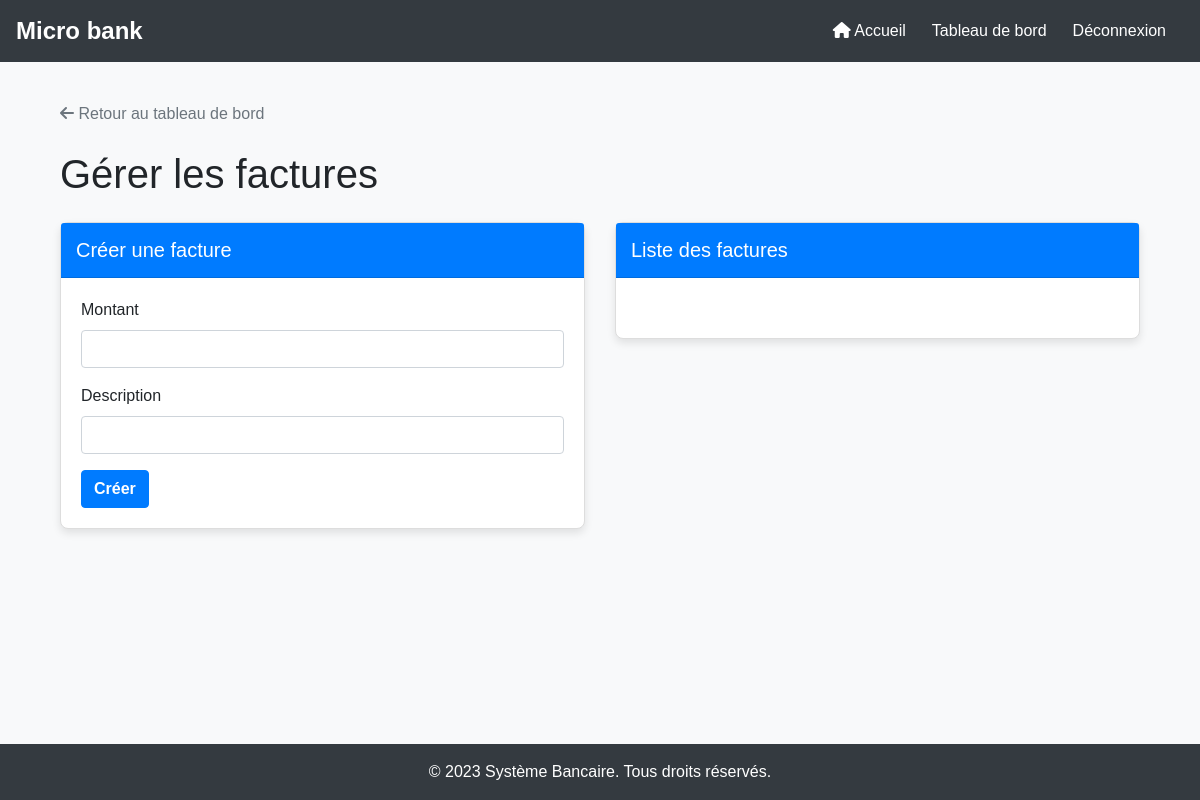
The app's page /invoices (signed in), older data.
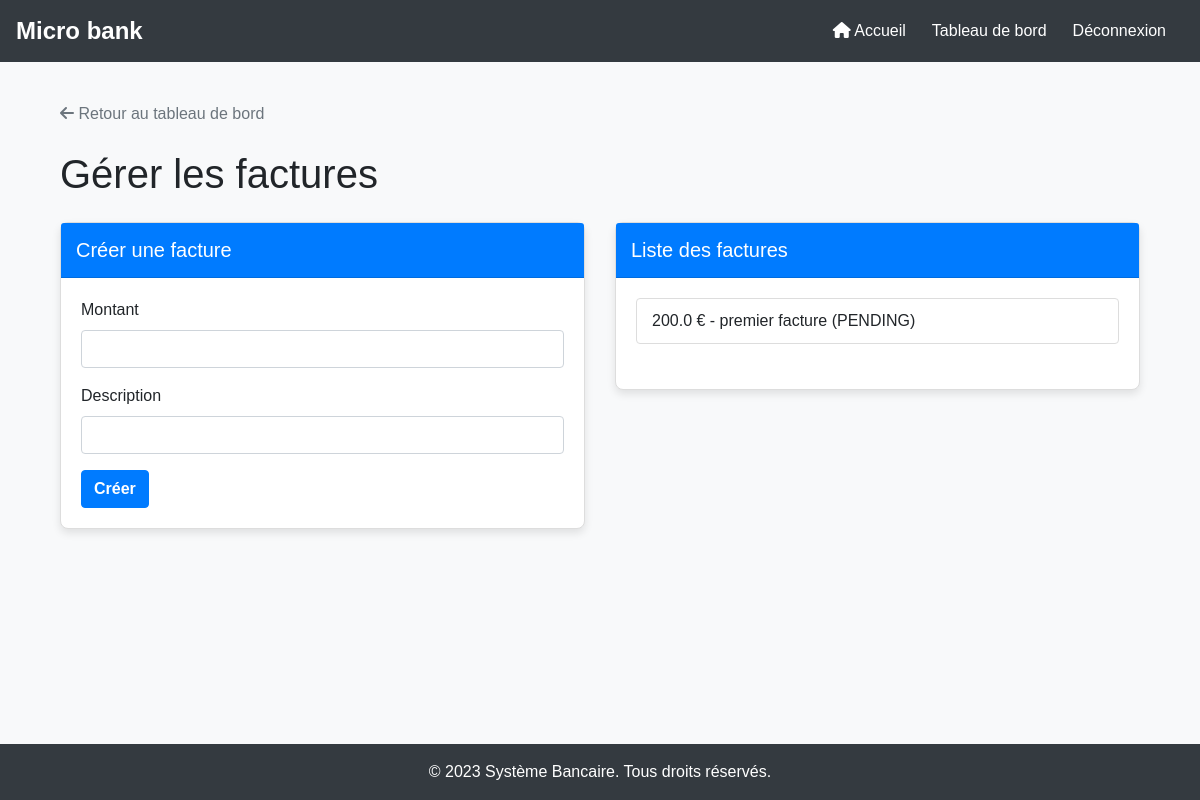
The same page, newer data.
### tables this page shows
CREATE TABLE invoices (
                id INTEGER PRIMARY KEY AUTOINCREMENT,
                user_id INTEGER,
                amount REAL,
                description TEXT,
                status TEXT NOT NULL CHECK(status IN ('PENDING', 'PAID')),
                FOREIGN KEY (user_id) REFERENCES users (id)
            );

### app.py (the view, shortened to what this page needs)
@app.route('/invoices', methods=['GET', 'POST'])
def invoices():
    user = get_current_user()
    if not user:
        return redirect(url_for('login'))
    with sqlite3.connect(DATABASE) as conn:
        cursor = conn.cursor()
        cursor.execute('SELECT * FROM invoices WHERE user_id = ?', (user[0],))
        invoices = cursor.fetchall()
    return render_template("invoices.html", invoices=invoices)

### app.py (called while the page is built)
def get_current_user():
    if not session.get('user_id'):
        return None
    with sqlite3.connect(DATABASE, timeout=10) as conn:
        cursor = conn.cursor()
        cursor.execute('SELECT * FROM users WHERE id = ?', (session['user_id'],))
        return cursor.fetchone()

### templates/invoices.html (shortened to what this page needs)
{% extends "base.html" %}
{% block content %}
<div class="container">
    <div class="mb-4">
        <a href="{{ url_for('dashboard') }}" class="text-secondary">
            <i class="fas fa-arrow-left"></i> Retour au tableau de bord
        </a>
    </div>
    <h1 class="mt-4">Gérer les factures</h1>
    <div class="row mt-4">
        <div class="col-md-6 mb-3">
            <div class="card">
                <div class="card-header bg-primary text-white">
                    <h5 class="card-title">Créer une facture</h5>
                </div>
                <div class="card-body">
                    <form method="POST">
                        <div class="form-group">
                            <label for="amount">Montant</label>
                            <input type="number" class="form-control" id="amount" name="amount" step="0.01" required>
                        </div>
                        <div class="form-group">
                            <label for="description">Description</label>
                            <input type="text" class="form-control" id="description" name="description" required>
                        </div>
                        <button type="submit" class="btn btn-primary">Créer</button>
                    </form>
                </div>
            </div>
        </div>
        <div class="col-md-6 mb-3">
            <div class="card">
                <div class="card-header bg-primary text-white">
                    <h5 class="card-title">Liste des factures</h5>
                </div>
                <div class="card-body">
                    <ul class="list-group">
                        {% for invoice in invoices %}
                        <li class="list-group-item">
                            {{ invoice[2] }} € - {{ invoice[3] }} ({{ invoice[4] }})
                        </li>
                        {% endfor %}
                    </ul>
                </div>
            </div>
        </div>
    </div>
</div>
{% endblock %}

### templates/base.html (shortened to what this page needs)
<!DOCTYPE html>
<html lang="fr">
<head>
    <link rel="stylesheet" href="https://stackpath.bootstrapcdn.com/bootstrap/4.5.2/css/bootstrap.min.css">
    <link rel="stylesheet" href="{{ url_for('static', filename='css/styles.css') }}">
    <link rel="stylesheet" href="https://cdnjs.cloudflare.com/ajax/libs/font-awesome/6.0.0/css/all.min.css">
</head>
<body class="d-flex flex-column min-vh-100">
    <nav class="navbar navbar-expand-lg navbar-dark bg-dark">
        <a class="navbar-brand" href="/">Micro bank</a>
        <div class="collapse navbar-collapse" id="navbarNav">
            <ul class="navbar-nav ml-auto">
                <li class="nav-item">
                    <a class="nav-link" href="{{ url_for('index') }}"><i class="fas fa-home"></i> Accueil</a>
                </li>
                {% if session.user_id %}
                    <li class="nav-item">
                        <a class="nav-link" href="/dashboard">Tableau de bord</a>
                    </li>
                    <li class="nav-item">
                        <a class="nav-link" href="/logout">Déconnexion</a>
                    </li>
                {% endif %}
            </ul>
        </div>
    </nav>
    <main class="flex-grow-1">
        <div class="container">
            {% block content %}{% endblock %}
        </div>
    </main>
    <footer class="footer mt-auto py-3 bg-dark text-white">
        <div class="container text-center">
            <span>&copy; 2023 Système Bancaire. Tous droits réservés.</span>
        </div>
    </footer>
</body>
</html>

### static/css/styles.css (style rules this page uses)
html, body { margin: 0; padding: 0; height: 100%; font-family: "Arial", sans-serif; background-color: #f8f9fa; }
body { display: flex; flex-direction: column; min-height: 100vh; }
main { flex: 1; padding: 20px 0; }
footer { flex-shrink: 0; background-color: #343a40; color: white; text-align: center; padding: 20px 0; margin-top: auto; }
.navbar { margin-bottom: 20px; background-color: #343a40 !important; }
.navbar-brand { font-weight: bold; font-size: 1.5rem; }
.navbar-nav .nav-link { color: #fff !important; margin-right: 10px; }
.card { margin-bottom: 20px; border: 1px solid #ddd; border-radius: 8px; box-shadow: 0 4px 8px rgba(0, 0, 0, 0.1); }
.card-header { background-color: #007bff; color: white; border-radius: 8px 8px 0 0; padding: 15px; }
.card-title { margin-bottom: 0; font-size: 1.25rem; }
.card-body { padding: 20px; }
.btn { margin-right: 5px; border-radius: 4px; font-weight: bold; }
.btn-primary { background-color: #007bff; border-color: #007bff; }
.form-group { margin-bottom: 1rem; }
.form-control { border-radius: 4px; padding: 10px; }
.list-group { margin-bottom: 20px; }
.list-group-item { display: flex; justify-content: space-between; align-items: center; padding: 10px 15px; border: 1px solid #ddd; margin-bottom: 5px; border-radius: 4px; }

Row changes from the older to the newer data that the page shows:
added invoices: amount "200.0", description "premier facture", status "PENDING"
